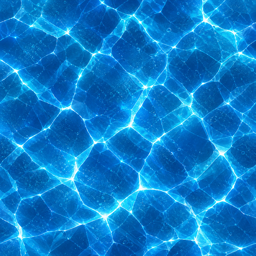
#> input picture guest/apps/tilt/assets/source/ice-master.png, 256 x 256 px
$ python -i generate_gameplay_assets.py   (imports and definitions only)
#> lines starting #> are read from the running program, lines starting #| are printed output that depends on the picture
#!/usr/bin/env python3
"""Generate Juicy Tilt's deterministic 480/720 runtime art and level header."""

from __future__ import annotations

import argparse
import json
import math
from collections import deque
from pathlib import Path

from PIL import Image, ImageDraw, ImageEnhance, ImageFilter, ImageOps


SOURCE_DIR = Path(__file__).resolve().parent
ASSETS_DIR = SOURCE_DIR.parent
APP_DIR = ASSETS_DIR.parent
LEVELS_PATH = SOURCE_DIR / "levels.json"

BG = (5, 8, 13, 255)
FLOOR = (7, 17, 26, 255)
FLOOR_DOT = (10, 27, 39, 255)
CYAN = (45, 226, 230, 255)
BLUE = (42, 140, 255, 255)
AMBER = (255, 176, 32, 255)
WALL_BLOCK_BORDER = (14, 31, 43, 255)
WALL_BLOCK_FILL = (38, 76, 97, 255)
WALL_BLOCK_MOTIF = (50, 96, 116, 255)
WALL_BLOCK_CORE = (29, 61, 80, 255)
ORANGE = (255, 119, 28, 255)
ROUTE_GRID = 6
BALL_RADIUS = 18.0
VISUAL_WALL_BLOCK_LENGTH = 20


# [443 lines left out: functions normalized_fan, route_position_blocked, shortest_all_star_route, shortest_goal_route_steps, route_hits_rect, route_hits_circle and 19 more, not called in this run]


def render_fans(frame_pixels: int) -> Image.Image:
    """Build an eight-frame fan strip with a pixel-stable housing."""
    factor = 4
    size = frame_pixels * factor
    base = fit_master("fan-master.png", size, size, max(2, round(size * 0.035)))
    center = size / 2.0
    rotor_radius = size * 0.305
    rotor_mask = Image.new("L", (size, size), 0)
    ImageDraw.Draw(rotor_mask).ellipse((center - rotor_radius, center - rotor_radius,
                                       center + rotor_radius, center + rotor_radius), fill=255)
    rotor_mask = rotor_mask.filter(ImageFilter.GaussianBlur(max(1, round(size * 0.004))))
    sheet = Image.new("RGBA", (frame_pixels * 8, frame_pixels), (0, 0, 0, 0))
    for phase in range(8):
        # Four blades repeat every 90 degrees; 8 steps therefore loop at 11.25 degrees.
        rotated_rotor = base.rotate(phase * 11.25, resample=Image.Resampling.BICUBIC, expand=False)
        frame = base.copy()
        frame.paste(rotated_rotor, (0, 0), rotor_mask)
        frame = frame.resize((frame_pixels, frame_pixels), Image.Resampling.LANCZOS)
        sheet.alpha_composite(frame, (phase * frame_pixels, 0))
    return sheet


def fit_master(filename: str, width: int, height: int, padding: int) -> Image.Image:
    return fit_rgba(Image.open(SOURCE_DIR / filename).convert("RGBA"), width, height, padding, filename)


# [56 lines left out: functions fit_rgba, chroma_key_master, shift_hue, render_mechanics, not called in this run]


def render_title(width: int, height: int) -> Image.Image:
    return fit_master("title-master.png", width, height, 1)


# [253 lines left out: functions paint_tilt_icon, render_hud_icons, emit_header, visual_wall_topology, not called in this run]


def visual_wall_joints(level: dict[str, object]) -> list[tuple[int, int, int]]:
    return visual_wall_topology(level)[1]


# [18 lines left out: function visual_wall_blocks, not called in this run]


def visual_wall_block_count(level: dict[str, object]) -> int:
    return len(visual_wall_blocks(level))


# [81 lines left out: functions validate_visual_wall_topology, validate_visual_wall_coverage, main, not called in this run]


# [2 lines not run here, left out]

>>> import cv2
>>> picture = cv2.imread('ice-master.png', cv2.IMREAD_GRAYSCALE)
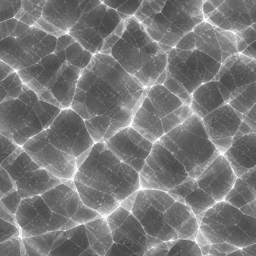
#> picture: shape (256, 256); min 70, max 255, mean 119.5
>>> result = render_fans(picture)
#> in render_fans, `size = frame_pixels * factor`:
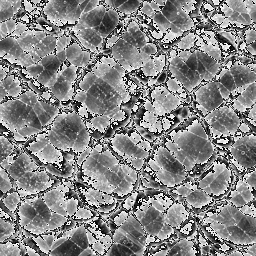
#> size: shape (256, 256); min 0, max 252, mean 132.8
#> (the run stopped early here; a loop or call above may not have finished)
